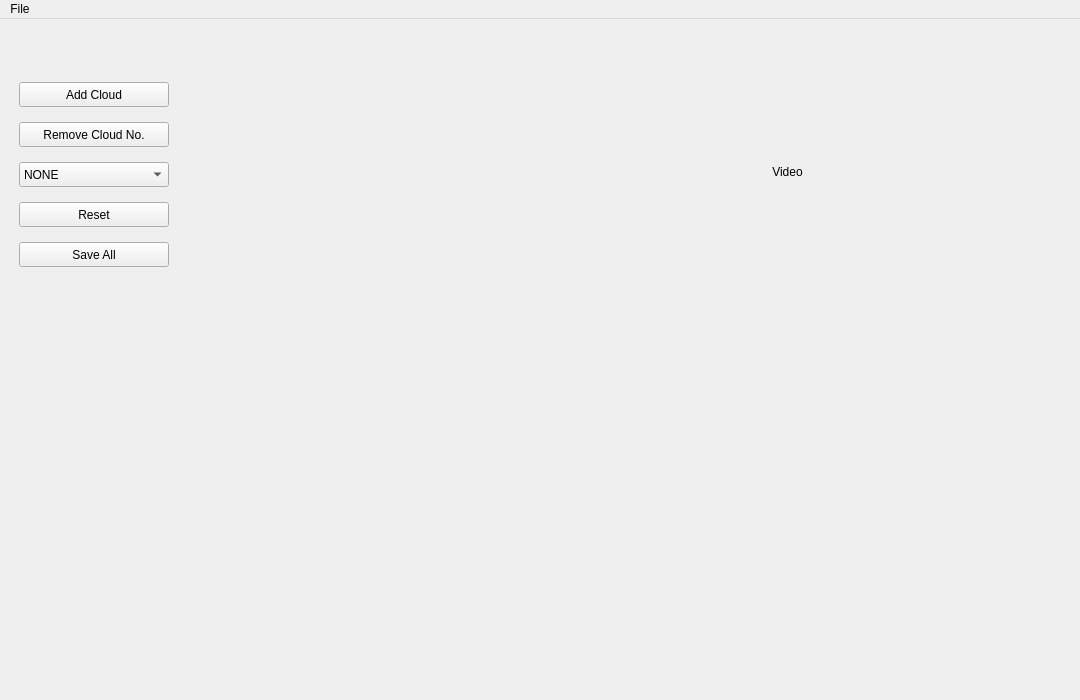
<?xml version="1.0" encoding="UTF-8"?>
<ui version="4.0">
 <class>pclviewer</class>
 <widget class="QMainWindow" name="pclviewer">
  <property name="geometry">
   <rect>
    <x>0</x>
    <y>0</y>
    <width>1080</width>
    <height>700</height>
   </rect>
  </property>
  <property name="minimumSize">
   <size>
    <width>500</width>
    <height>300</height>
   </size>
  </property>
  <property name="maximumSize">
   <size>
    <width>1900</width>
    <height>1060</height>
   </size>
  </property>
  <property name="windowTitle">
   <string>pclviewer</string>
  </property>
  <widget class="QWidget" name="centralwidget">
   <property name="minimumSize">
    <size>
     <width>1060</width>
     <height>680</height>
    </size>
   </property>
   <property name="maximumSize">
    <size>
     <width>1900</width>
     <height>1040</height>
    </size>
   </property>
   <layout class="QGridLayout" name="gridLayout">
    <item row="3" column="2" rowspan="4" colspan="2">
     <widget class="QVTKWidget" name="qvtkWidget_2" native="true">
      <property name="minimumSize">
       <size>
        <width>200</width>
        <height>100</height>
       </size>
      </property>
      <property name="maximumSize">
       <size>
        <width>940</width>
        <height>510</height>
       </size>
      </property>
     </widget>
    </item>
    <item row="0" column="2" rowspan="3" colspan="2">
     <widget class="QLabel" name="color_video_label">
      <property name="sizePolicy">
       <sizepolicy hsizetype="Preferred" vsizetype="Preferred">
        <horstretch>0</horstretch>
        <verstretch>0</verstretch>
       </sizepolicy>
      </property>
      <property name="minimumSize">
       <size>
        <width>200</width>
        <height>100</height>
       </size>
      </property>
      <property name="maximumSize">
       <size>
        <width>940</width>
        <height>510</height>
       </size>
      </property>
      <property name="text">
       <string>Video</string>
      </property>
      <property name="alignment">
       <set>Qt::AlignCenter</set>
      </property>
     </widget>
    </item>
    <item row="3" column="0" rowspan="4" colspan="2">
     <widget class="QVTKWidget" name="qvtkWidget" native="true">
      <property name="minimumSize">
       <size>
        <width>200</width>
        <height>100</height>
       </size>
      </property>
      <property name="maximumSize">
       <size>
        <width>940</width>
        <height>510</height>
       </size>
      </property>
     </widget>
    </item>
    <item row="0" column="0" rowspan="3">
     <widget class="QWidget" name="widget" native="true">
      <property name="minimumSize">
       <size>
        <width>100</width>
        <height>70</height>
       </size>
      </property>
      <property name="maximumSize">
       <size>
        <width>200</width>
        <height>200</height>
       </size>
      </property>
      <widget class="QPushButton" name="pushButton_add_cloud">
       <property name="geometry">
        <rect>
         <x>10</x>
         <y>10</y>
         <width>150</width>
         <height>25</height>
        </rect>
       </property>
       <property name="minimumSize">
        <size>
         <width>100</width>
         <height>23</height>
        </size>
       </property>
       <property name="maximumSize">
        <size>
         <width>150</width>
         <height>25</height>
        </size>
       </property>
       <property name="text">
        <string>Add Cloud</string>
       </property>
      </widget>
      <widget class="QPushButton" name="pushButton_save">
       <property name="geometry">
        <rect>
         <x>10</x>
         <y>170</y>
         <width>150</width>
         <height>25</height>
        </rect>
       </property>
       <property name="minimumSize">
        <size>
         <width>100</width>
         <height>23</height>
        </size>
       </property>
       <property name="maximumSize">
        <size>
         <width>150</width>
         <height>25</height>
        </size>
       </property>
       <property name="text">
        <string>Save All</string>
       </property>
      </widget>
      <widget class="QComboBox" name="comboBox_clouds_serial">
       <property name="geometry">
        <rect>
         <x>10</x>
         <y>90</y>
         <width>150</width>
         <height>25</height>
        </rect>
       </property>
       <property name="minimumSize">
        <size>
         <width>100</width>
         <height>23</height>
        </size>
       </property>
       <property name="maximumSize">
        <size>
         <width>150</width>
         <height>25</height>
        </size>
       </property>
       <item>
        <property name="text">
         <string>NONE</string>
        </property>
       </item>
      </widget>
      <widget class="QPushButton" name="pushButton_reset">
       <property name="geometry">
        <rect>
         <x>10</x>
         <y>130</y>
         <width>150</width>
         <height>25</height>
        </rect>
       </property>
       <property name="minimumSize">
        <size>
         <width>100</width>
         <height>23</height>
        </size>
       </property>
       <property name="maximumSize">
        <size>
         <width>150</width>
         <height>25</height>
        </size>
       </property>
       <property name="text">
        <string>Reset</string>
       </property>
      </widget>
      <widget class="QPushButton" name="pushButton_remove_cloud">
       <property name="geometry">
        <rect>
         <x>10</x>
         <y>50</y>
         <width>150</width>
         <height>25</height>
        </rect>
       </property>
       <property name="minimumSize">
        <size>
         <width>100</width>
         <height>23</height>
        </size>
       </property>
       <property name="maximumSize">
        <size>
         <width>150</width>
         <height>25</height>
        </size>
       </property>
       <property name="text">
        <string>Remove Cloud No.</string>
       </property>
      </widget>
     </widget>
    </item>
   </layout>
  </widget>
  <widget class="QMenuBar" name="menuBar">
   <property name="geometry">
    <rect>
     <x>0</x>
     <y>0</y>
     <width>1080</width>
     <height>26</height>
    </rect>
   </property>
   <widget class="QMenu" name="menuFile">
    <property name="title">
     <string>File</string>
    </property>
   </widget>
   <addaction name="menuFile"/>
  </widget>
 </widget>
 <customwidgets>
  <customwidget>
   <class>QVTKWidget</class>
   <extends>QWidget</extends>
   <header>QVTKWidget.h</header>
  </customwidget>
 </customwidgets>
 <resources/>
 <connections/>
</ui>
